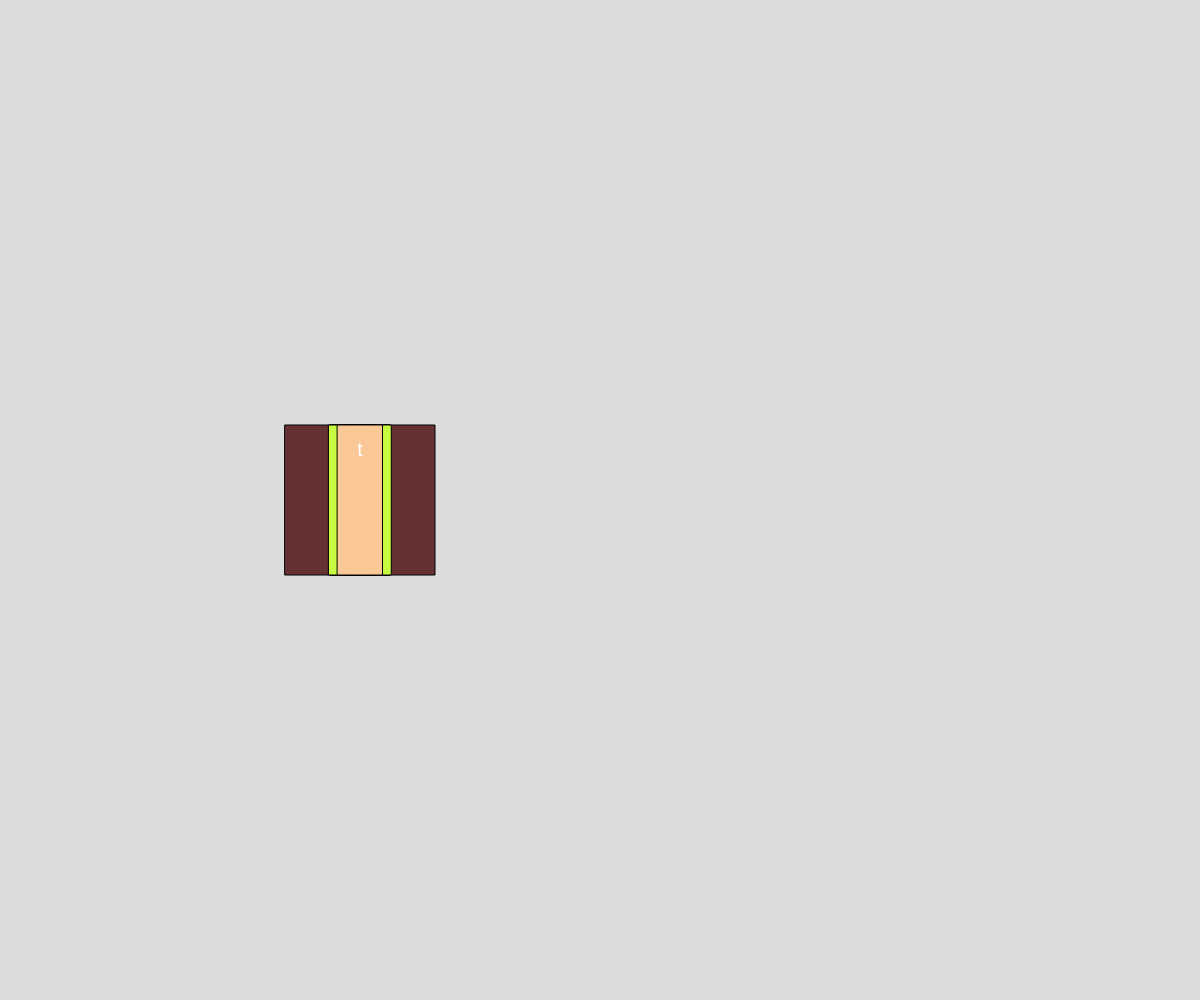
Frame 1 (no input)
Frame 60 (no input): identical to frame 1, image omitted
Frame 120 (the mouse pressed at the canvas centre since frame 60): identical to frame 1, image omitted

The p5.js sketch that drew this single still picture (run headless with seeded random() and noise() and a simulated clock; from frame 60 on, the mouse is pressed at the canvas centre):

// p5.js sketch
// ── sketch.js
// INtro to objects
// Gavin Stewart
// Oct 10, 2024

let myBook;
let bookShelf = [];
let xDis = 0;

function setup() {
  createCanvas(windowWidth, windowHeight);
  append(bookShelf, new Book("CS30 Text", "Gavin Stewart", 8754239097875, "hard cover", 546, width * 0.3 + xDis));
  append(bookShelf, new Book("jsft", "Gavin Stewart", 8754239097875, "soft cover", 215, width * 0.3 + xDis));
  append(bookShelf, new Book("jaeyh", "Gavin Stewart", 8754239097875, "leather bound", 100, width * 0.3 + xDis));
  append(bookShelf, new Book("KHdf", "Gavin Stewart", 8754239097875, "leather bound", 1500, width * 0.3 + xDis));
  append(bookShelf, new Book("jhfet", "Gavin Stewart", 8754239097875, "hard cover", 605, width * 0.3 + xDis));
  append(bookShelf, new Book("Hi", "Gavin Stewart", 8754239097875, "soft cover", 255, width * 0.3 + xDis));
  append(bookShelf, new Book("S30 TexCt", "Gavin Stewart", 8754239097875, "hard cover", 600, width * 0.3 + xDis));
  append(bookShelf, new Book("byt", "Gavin Stewart", 8754239097875, "leather bound", 340, width * 0.3 + xDis));
  append(bookShelf, new Book("Cyetft", "Gavin Stewart", 8754239097875, "hard cover", 625, width * 0.3 + xDis));
  append(bookShelf, new Book("tyr hard", "Gavin Stewart", 8754239097875, "soft cover", 450, width * 0.3 + xDis));

}

function draw() {
  background(220);
  for (let i = 0; i < 10; i++){
    bookShelf[i].display();
  }
}

class Book {
  // 1.constrctor
  constructor(title, author, isbn, cover, pages, x) {
    this.title = title;
    this.author = author;
    this.isbn = isbn;
    this.coverType = cover;
    this.pageCount = pages;
    this.x = x;
  }
  //2. class methods
  display() {
    // render our book on screen
    rectMode(CENTER); textAlign(CENTER, CENTER);
    textSize(20);
    switch (this.coverType) {
      case "soft cover":
        fill(250, 200, 150); break;
      case "hard cover":
        fill(200, 250, 66); break;

      case "leather bound":
        fill(100, 50, 50); break;
    }
    rect(this.x, height/2, this.pageCount/10, 150);
    fill(255);
    text(this.title[0], this.x, height/2 - 50);
    xDis += this.pageCount/20;

  }
  printOut() {
    print(this.title + ", by: " + this.author);
    print("length:" + this.pageCount);
    print("ISBN" + this.isbn);
  }
}
